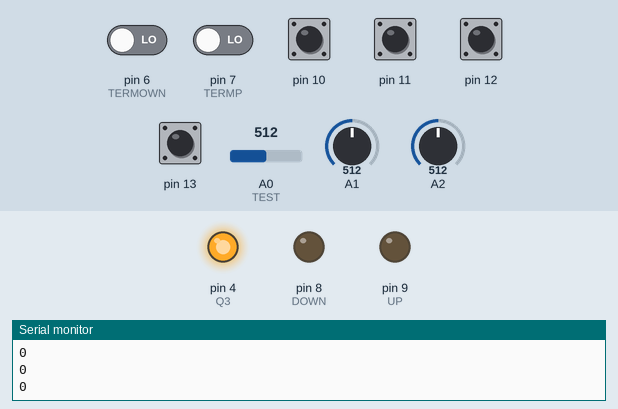
Simulated run of this sketch. Board: Arduino Uno, built with avr-gcc and run on an emulated ATmega328P. Shown: output pins drawn as LEDs (lit = HIGH), the last lines printed to the serial monitor. The test bench sets the inputs (shaded band); at power-on: pin 10–13 HIGH, pin 6 (TERMOWN), pin 7 (TERMP) LOW, A1 = 512, A0 (TEST) = 512, A2 = 512.

Above: at 1.3 s.
1.4 s: A1 set to 219
2.9 s: A1 set to 194
At 4.2 s:
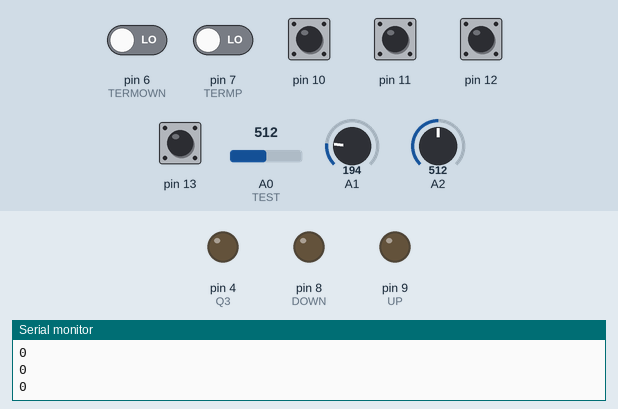
4.5 s: pin 7 (TERMP) driven HIGH
At 5.5 s:
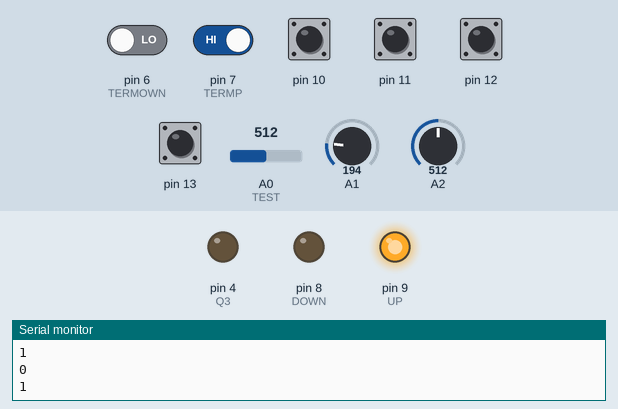
6.0 s: A1 set to 210
At 6.8 s:
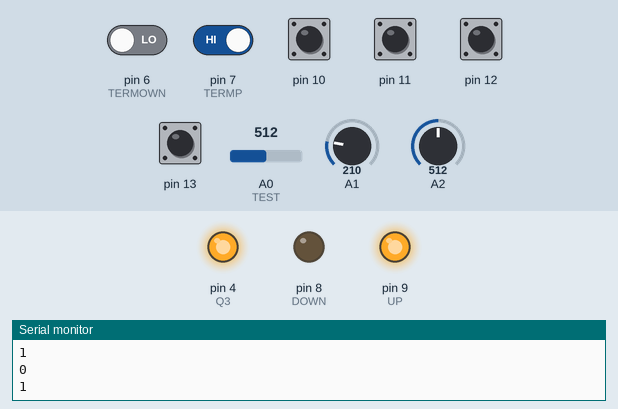
7.5 s: A1 set to 190
At 8.1 s:
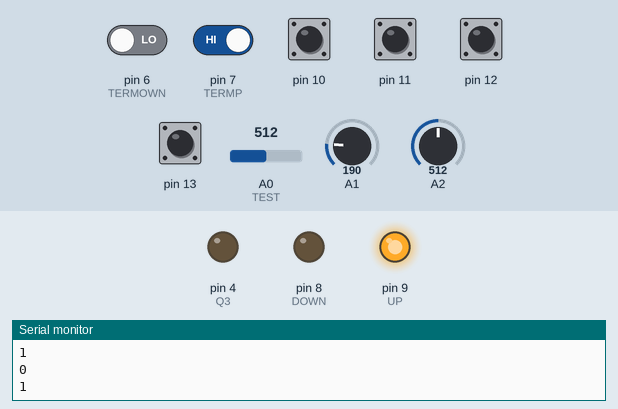
9.0 s: A1 set to 306
At 9.4 s:
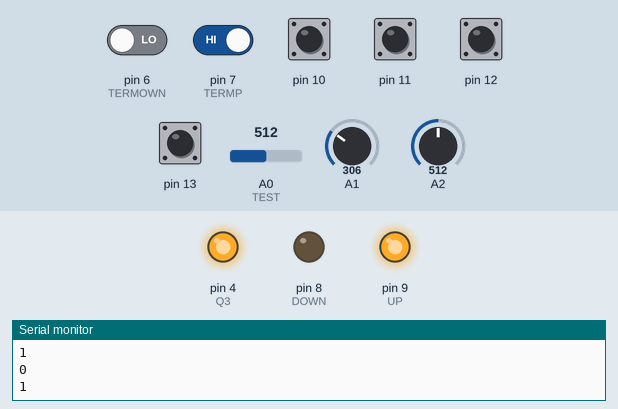
Timing chart, 0 to 11.5 s (numbered marks = the images above; inputs shaded):
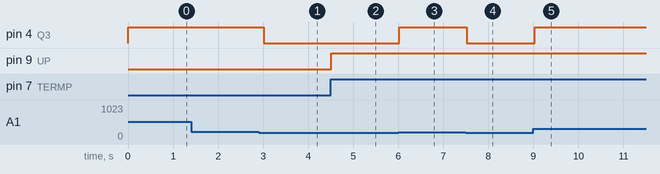

Measured:
- the behaviour switches between 201 and 200 on A1 (found by bisection; images 0 and 1)
- after the input at 2.9 s, pin 4 (Q3): HIGH → LOW after 0.11 s
- after the input at 4.5 s, pin 9 (UP): LOW → HIGH at once
- after the input at 6.0 s, pin 4 (Q3): LOW → HIGH at once
- after the input at 7.5 s, pin 4 (Q3): HIGH → LOW at once
- after the input at 9.0 s, pin 4 (Q3): LOW → HIGH at once

The sketch:

code.ino
```cpp
#define Q1 2  // Input buttons
#define Q2 3
#define Q3 4
#define Q4 5
#define DOWN 8  // LED output
#define UP 9
#define TERMOWN 6
#define TERMP 7
#define CLOCK 13
#define TEST A0
void setup() {
    pinMode(Q1, INPUT_PULLUP);
    pinMode(Q2, INPUT_PULLUP);
    pinMode(Q3, INPUT_PULLUP);
    pinMode(Q4, INPUT_PULLUP);
  pinMode(TERMOWN, INPUT);
  pinMode(TERMP, INPUT);
    pinMode(DOWN, OUTPUT);
    pinMode(UP, OUTPUT);
    pinMode(13, INPUT_PULLUP);
  pinMode(12, INPUT_PULLUP);
  pinMode(11, INPUT_PULLUP);
  pinMode(10, INPUT_PULLUP);
  pinMode(TEST,INPUT);// Set pin 13 as input
  pinMode(A1,INPUT);
  pinMode(A2,INPUT);
  pinMode(4,OUTPUT);
  Serial.begin(9600);
}

void loop() {
    // Read input buttons (LOW when pressed)
    int q1 = digitalRead(10);  // NOT operation
    int q2 = digitalRead(11);
    int q3 = digitalRead(12);
    int q4 = digitalRead(13);
    int term1= digitalRead(TERMOWN);
    int term2= digitalRead(TERMP);
    int test=analogRead(TEST);
    int a=analogRead(A1);
    int b=analogRead(A2);
    Serial.println();
    Serial.println(a);
    Serial.println(b);
    int a_st = (a > 200) ? 1 : 0;

  // Check if b > 100 and convert to 1 or 0
  int b_st = (b > 200) ? 1 : 0;
    int c=a_st&b_st;
    digitalWrite(4,c);
    // Apply De Morgan's theorem
    //int or_result = q1 | q2 | q3 | q4;  // OR operation
    int and_result = ((!q1)&(!q2)&(!q3)&!q4)&term1 ; // NOR gives AND result
    int ANDD=(q1&q4)&(term2);
    //int ter=term1&term2;

    // Output the AND operation result
    digitalWrite(DOWN, and_result);
    digitalWrite(UP, ANDD);
  //  digitalWrite(OUTERM, ter);
  int value3 = digitalRead(13);
  int value2 = digitalRead(12);
  int value1 = digitalRead(11);
  int value0 = digitalRead(10);
  // Read value from pin 13
  Serial.print(value3);
  Serial.print(value2);
  Serial.print(value1);
  Serial.println(value0);
  Serial.println(test);
  Serial.println(and_result);
 Serial.println(ANDD);
   Serial.println(term1);// Print value (0 or 1)
  Serial.println(term2);// Print value (0 or 1)

  delay(500);


}
```
